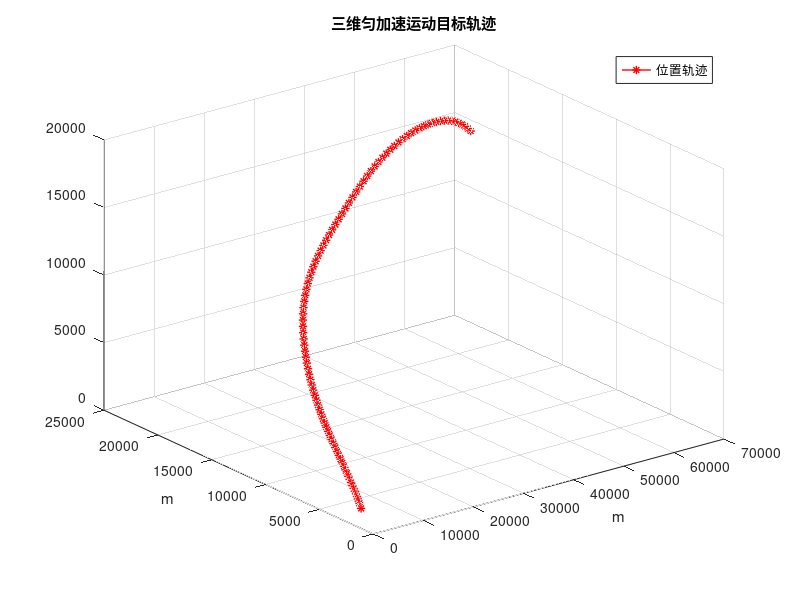
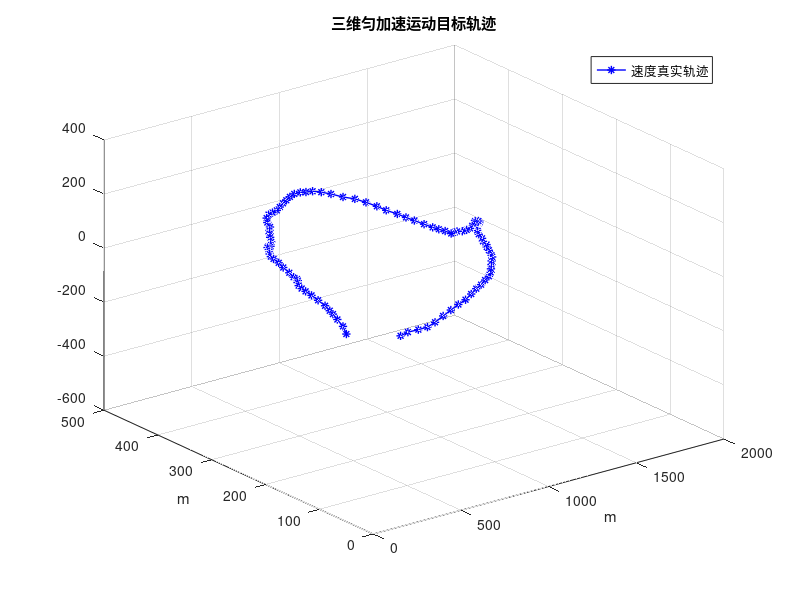
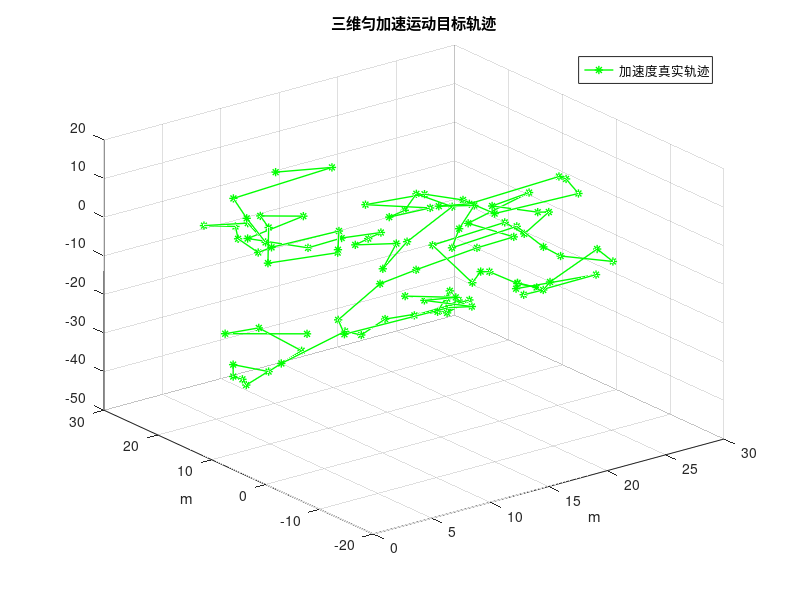

The MATLAB script that drew these images, in order:
% cv 三维
clc;
clear all;
close all;
n=9; % state dimension : 0
T=1; % sample time.
N=100; %the runs atime，跟踪总时长
chan=1; %channel, 算法的个数，
w_mu=[0,0,0]';
v_mu=[0,0,0]';
%% target model
q=3; % 目标运动学标准差，过程噪声
Qk=q^2*eye(3);% cov. of process noise
Fk=[1,T,0,0,0,0;
      0,1,0,0,0,0;
      0,0,1,T,0,0;
      0,0,0,1,0,0;
      0,0,0,0,1,T;
      0,0,0,0,0,1 ];
F=[1, T, T^2/2'; 0 1 T; 0 0 1];
Fk=blkdiag(F,F,F);
G=[  T^2/2;T;1];
Gk=blkdiag(G,G,G);
% % Gk=[  T^2/2,    0,    0;
% %           T,    0,    0;
% %           0,T^2/2,    0;
% %           0,    T,    0;
% %           0,    0,T^2/2;
% %           0,    0,    T ];
% 
%% define parameter
sV=zeros(n,N,1,1); % state
x=[1000,60,5,1000,60,10,1000,50,5]';%初始状态
P_0=diag([1e5,1e2,10, 1e5,1e2,10, 1e5,1e2,10]); %初始状态方差
%滤波器初始化

x0=mvnrnd(x,P_0); % 初始状态
%x0=(x+normrnd(0,0.001)')';
x=x0';
for k=1:N
   %% %%%%%%% target model and measurement model%%%%%%%%%%%%%%%%%%%%
   %% 目标运动学模型(被跟踪目标建模)，匀速运动CV模型
    w=mvnrnd(w_mu',Qk)';%过程噪声方差
    x=Fk*x+Gk*w;
    sV(:,k,1,1)=x;

end
% 三维匀速运动目标轨迹       
figure
plot3(sV(1,:,1,1),sV(4,:,1,1),sV(7,:,1,1),'-*r','LineWidth',1);grid on
xlabel('m');ylabel('m');
legend('位置轨迹')
title('三维匀加速运动目标轨迹')
% 三维匀速运动目标轨迹       
figure
plot3(sV(2,:,1,1),sV(5,:,1,1),sV(8,:,1,1),'-*b','LineWidth',1);grid on
xlabel('m');ylabel('m');
legend('速度真实轨迹')
title('三维匀加速运动目标轨迹')
% 三维匀速运动目标轨迹       
figure
plot3(sV(3,:,1,1),sV(6,:,1,1),sV(9,:,1,1),'-*g','LineWidth',1);grid on
xlabel('m');ylabel('m');
legend('加速度真实轨迹')
title('三维匀加速运动目标轨迹')
